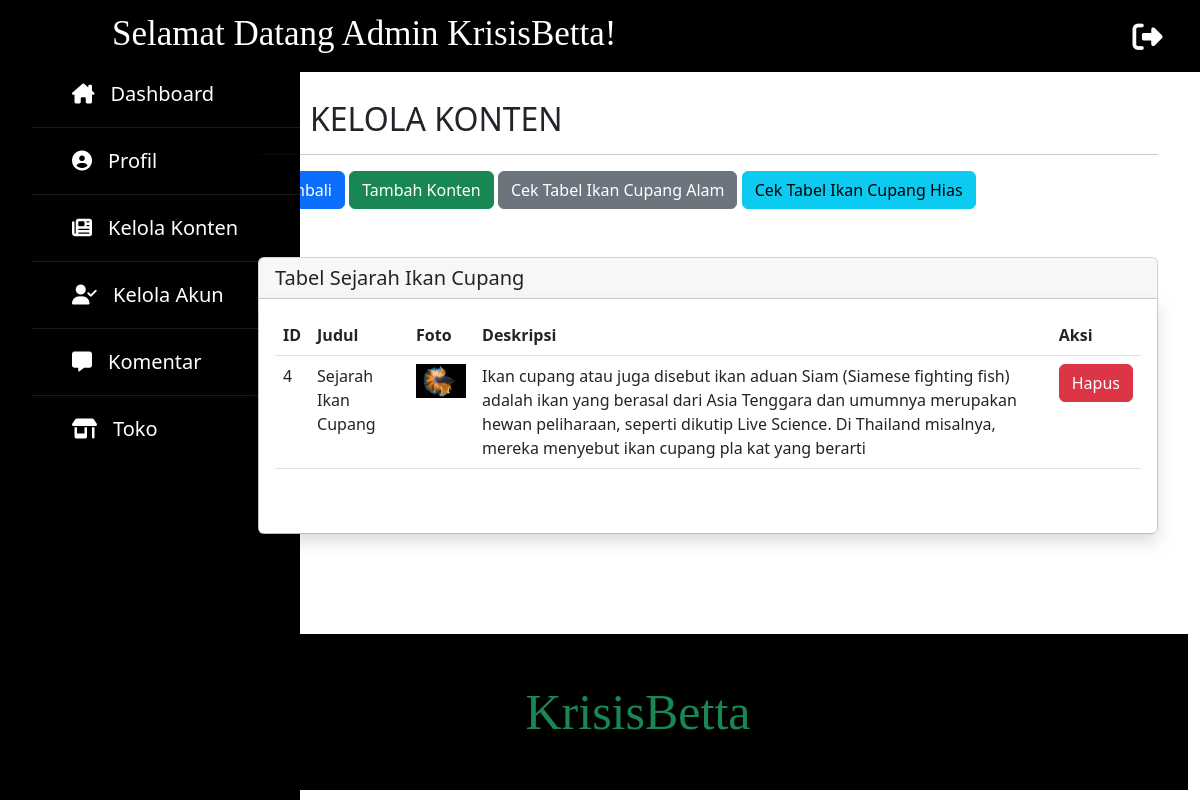
Page /program/admin/dashboard-admin-konten-sejarah.php on the committed database.
### tables this page shows
CREATE TABLE `sejarah` (
  `id` int(11) NOT NULL,
  `judul_sejarah` varchar(30) DEFAULT NULL,
  `foto_sejarah` varchar(30) DEFAULT NULL,
  `deskripsi_sejarah` varchar(255) DEFAULT NULL
);

### program/admin/fungsi-admin.php (called while the page is built, shortened)
<?php
$koneksi = mysqli_connect("localhost","root","","kkp");
function query($query) {
    global $koneksi;
    $result = mysqli_query($koneksi, $query);
    $rows = [];
    while( $row = mysqli_fetch_assoc($result) ) {
        $rows[] = $row;
    }
    return $rows;
}
?>

### program/admin/dashboard-admin-konten-sejarah.php (the view, shortened to what this page needs)
<?php
    require "fungsi-admin.php";
    $admin = query("SELECT * FROM sejarah");
?>
<!doctype html>
<html lang="en">
    <head>
        <link rel="stylesheet" type="text/css" href="admin.css">
        <link rel="stylesheet" type="text/css" href="sidebar.css">
        <link rel="stylesheet" type="text/css" href="fontawesome/css/all.css">
        <link href="https://cdn.jsdelivr.net/npm/bootstrap@5.2.0-beta1/dist/css/bootstrap.min.css" rel="stylesheet">
    </head>
    <body>
        <nav class="navbar navbar-expand-lg bg-black mx-auto fixed-top">
            <div class="container-fluid">
                <p class="h1">
                    <a class="navbar-brand text-white" href="dashboard-admin.php" style="font-size:35px; margin-left: 100px;">Selamat Datang Admin KrisisBetta!</a>
                </p>
                <div class="collapse navbar-collapse" id="navbarNavDropdown">
                    <a href="keluar-admin.php" onclick="return confirm('Apakah Anda Yakin Untuk Keluar?!')">
                        <span style="margin-left:500px; font-size:30px;"><i class="fa-solid fa-right-from-bracket text-white"></i></span>
                    </a>
                </div>
            </div>
        </nav>
        <div class="container-sm">
            <div class="row">
                <div class="col" style="width:30rem;">
                    <div class="sidebar">
                        <ul>
                            <li><a href="dashboard-admin.php"><i class="fa-solid fa-house-chimney"></i>Dashboard</a></li>
                            <li><a href="dashboard-admin-profil.php"><i class="fa-solid fa-circle-user"></i>Profil</a></li>
                            <li><a href="dashboard-admin-konten.php"><i class="fa-solid fa-newspaper"></i>Kelola Konten</a></li>
                            <li><a href="dashboard-admin-akunadmin.php"><i class="fa-solid fa-user-check"></i>Kelola Akun</a></li>
                            <li><a href="dashboard-admin-kelolakomentar.php"><i class="fa-solid fa-message"></i></i>Komentar</a></li>
                            <li><a href="dashboard-admin-toko.php"><i class="fa-solid fa-shop"></i>Toko</a></li>
                        </ul>
                    </div>
                </div>
                <div class="col" id="kol-dashboard">
                    <div class="row" id="header-dashboard">
                        <div class="col">
                            <span>
                                <h2><i class="fa-solid fa-newspaper"></i>KELOLA KONTEN</h2>
                                <hr style="width:900px;">
                            </span>
                        </div>
                    </div>
                    <a class="btn btn-primary" href="dashboard-admin-konten.php" role="button">Kembali</a>
                    <a class="btn btn-success" href="dashboard-admin-konten-tambah-sejarah.php" role="button">Tambah Konten</a>
                    <a class="btn btn-secondary" href="dashboard-admin-konten-ikancupangalam.php" role="button">Cek Tabel Ikan Cupang Alam</a>
                    <a class="btn btn-info" href="dashboard-admin-konten-ikancupanghias.php" role="button">Cek Tabel Ikan Cupang Hias</a>
                    <div class="card mt-5">
                        <h5 class="card-header"> Tabel Sejarah Ikan Cupang</h5>
                        <div class="card-body shadow">
                            <table class="table mb-5">
                                <thead>
                                    <tr>
                                    <th scope="col">ID</th>
                                    <th scope="col">Judul</th>
                                    <th scope="col">Foto</th>
                                    <th scope="col">Deskripsi</th>
                                    <th scope="col">Aksi</th>
                                    </tr>
                                </thead>
                                <tbody>
                                    <?php foreach ($admin as $row) : ?>
                                        <tr>
                                            <td><?=$row["id"];?></td>
                                            <td><?=$row["judul_sejarah"];?></td>
                                            <td><img src="../../img/upload/<?=$row["foto_sejarah"];?>" alt="" width="50"></td>
                                            <td><?=$row["deskripsi_sejarah"];?></td>
                                            <td>
                                                <form action="" method="post">
                                                    <button type="submit" name="submit" class="btn btn-danger" onclick="return confirm('Yakin Untuk Menghapus Data?!');" role="button">Hapus</button>
                                                </form>
                                            </td>
                                        </tr>
                                    <?php endforeach; ?>
                                </tbody>
                            </table>
                        </div>
                    </div>
                </div>
            </div>
        </div>
        <div class="row bg-black" style="width:100%; padding-left:200px; position:absolute;">
            <p class="h1 mt-5 mb-5">
                <a class="navbar-brand text-success" href="dashboard-admin.php" style="font-size:50px; margin-left: -100px;">KrisisBetta</a>
            </p>
        </div>
    </body>
</html>

### program/admin/admin.css (style rules this page uses)
.h1 { font-family: cooper black; text-align: center; }
#kol-dashboard { margin-left: -600px; margin-bottom: 100px; }
#header-dashboard { margin-top: 100px; }

### program/admin/sidebar.css (style rules this page uses)
* { padding: 0; margin: 0; list-style: none; text-decoration: none; }
body { font-family: 'Roboto', sans-serif; }
.sidebar { position: fixed; left: 0px; top: 60px; width: 300px; height: 100%; background: #000000; transition: all .5s ease; }
.sidebar ul a { display: block; height: 100%; width: 100%; line-height: 65px; font-size: 20px; color: white; padding-left: 40px; box-sizing: border-box; border-bottom: 1px solid black; border-top: 1px solid rgba(255,255,255,.1); transition: .4s; text-decoration: none; }
.sidebar ul a i { margin-right: 16px; }

### rows in the picture
sejarah: id "4", judul_sejarah "Sejarah Ikan Cupang", foto_sejarah (picture), deskripsi_sejarah "Ikan cupang atau juga disebut ikan aduan Siam (Siamese fighting fish) adalah ikan yang berasal dari Asia Tenggara dan umumnya merupakan hewan peliharaan, seperti dikutip Live Science. Di Thailand misalnya, mereka menyebut ikan cupang pla kat yang berarti"
